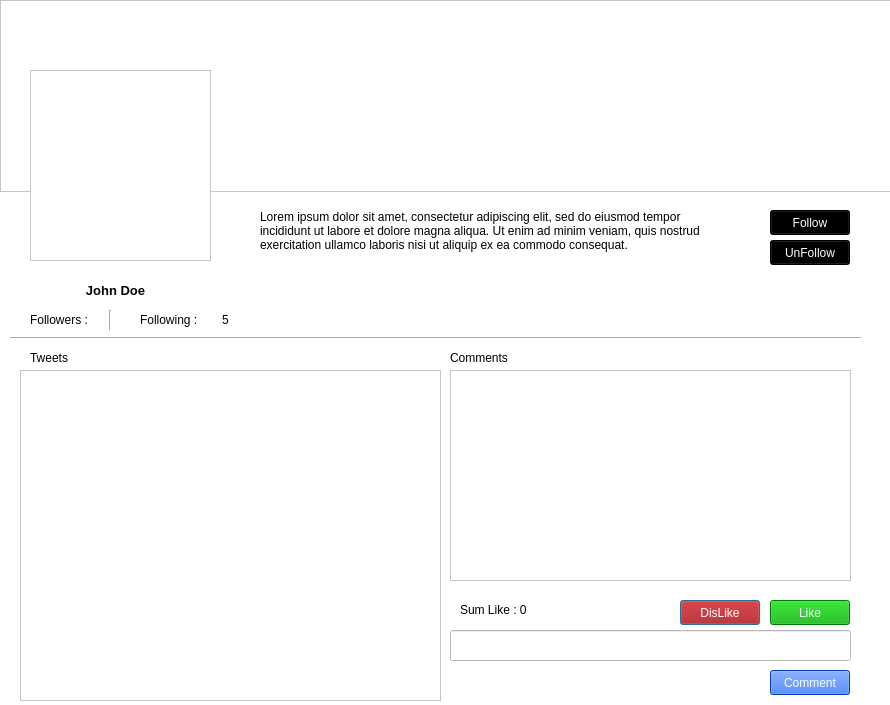
<?xml version="1.0" encoding="UTF-8"?>
<ui version="4.0">
 <class>SelectedUsers</class>
 <widget class="QDialog" name="SelectedUsers">
  <property name="geometry">
   <rect>
    <x>0</x>
    <y>0</y>
    <width>890</width>
    <height>705</height>
   </rect>
  </property>
  <property name="windowTitle">
   <string>Twitterak - Show Profile</string>
  </property>
  <property name="styleSheet">
   <string notr="true">background-color: rgb(255, 255, 255);
color: rgb(0, 0, 0);</string>
  </property>
  <widget class="QGraphicsView" name="graphicsView">
   <property name="geometry">
    <rect>
     <x>0</x>
     <y>0</y>
     <width>891</width>
     <height>192</height>
    </rect>
   </property>
   <property name="styleSheet">
    <string notr="true">background-image: url(:/dbg.jpg);
border-color: rgb(255, 255, 255);</string>
   </property>
  </widget>
  <widget class="Line" name="line_2">
   <property name="geometry">
    <rect>
     <x>10</x>
     <y>330</y>
     <width>851</width>
     <height>16</height>
    </rect>
   </property>
   <property name="orientation">
    <enum>Qt::Horizontal</enum>
   </property>
  </widget>
  <widget class="QLabel" name="label_2">
   <property name="geometry">
    <rect>
     <x>30</x>
     <y>310</y>
     <width>81</width>
     <height>20</height>
    </rect>
   </property>
   <property name="font">
    <font>
     <pointsize>9</pointsize>
    </font>
   </property>
   <property name="styleSheet">
    <string notr="true">color: rgb(0, 0, 0);</string>
   </property>
   <property name="text">
    <string>Followers : </string>
   </property>
  </widget>
  <widget class="Line" name="line">
   <property name="geometry">
    <rect>
     <x>100</x>
     <y>310</y>
     <width>20</width>
     <height>20</height>
    </rect>
   </property>
   <property name="orientation">
    <enum>Qt::Vertical</enum>
   </property>
  </widget>
  <widget class="QPushButton" name="btndislike">
   <property name="geometry">
    <rect>
     <x>680</x>
     <y>600</y>
     <width>80</width>
     <height>25</height>
    </rect>
   </property>
   <property name="styleSheet">
    <string notr="true">background-color: rgb(170, 0, 0);
color: rgb(255, 255, 255);</string>
   </property>
   <property name="text">
    <string>DisLike</string>
   </property>
  </widget>
  <widget class="QLabel" name="lbllike">
   <property name="geometry">
    <rect>
     <x>460</x>
     <y>600</y>
     <width>81</width>
     <height>20</height>
    </rect>
   </property>
   <property name="text">
    <string>Sum Like : 0</string>
   </property>
  </widget>
  <widget class="QListView" name="lvalltweet">
   <property name="geometry">
    <rect>
     <x>20</x>
     <y>370</y>
     <width>421</width>
     <height>331</height>
    </rect>
   </property>
   <property name="editTriggers">
    <set>QAbstractItemView::NoEditTriggers</set>
   </property>
  </widget>
  <widget class="QListView" name="listView">
   <property name="geometry">
    <rect>
     <x>450</x>
     <y>370</y>
     <width>401</width>
     <height>211</height>
    </rect>
   </property>
   <property name="editTriggers">
    <set>QAbstractItemView::NoEditTriggers</set>
   </property>
  </widget>
  <widget class="QPushButton" name="btnlike">
   <property name="geometry">
    <rect>
     <x>770</x>
     <y>600</y>
     <width>80</width>
     <height>25</height>
    </rect>
   </property>
   <property name="styleSheet">
    <string notr="true">background-color: rgb(0, 170, 0);
color: rgb(255, 255, 255);</string>
   </property>
   <property name="text">
    <string>Like</string>
   </property>
  </widget>
  <widget class="QGraphicsView" name="graphicsView_2">
   <property name="geometry">
    <rect>
     <x>30</x>
     <y>70</y>
     <width>181</width>
     <height>191</height>
    </rect>
   </property>
   <property name="autoFillBackground">
    <bool>false</bool>
   </property>
   <property name="styleSheet">
    <string notr="true">border-image: url(:/closeup.jpg);
border-color: rgb(255, 255, 255);</string>
   </property>
  </widget>
  <widget class="QPushButton" name="pushButton">
   <property name="geometry">
    <rect>
     <x>770</x>
     <y>670</y>
     <width>80</width>
     <height>25</height>
    </rect>
   </property>
   <property name="styleSheet">
    <string notr="true">background-color: rgb(0, 85, 255);
color: rgb(255, 255, 255);</string>
   </property>
   <property name="text">
    <string>Comment</string>
   </property>
  </widget>
  <widget class="QLabel" name="lblfollowingcount">
   <property name="geometry">
    <rect>
     <x>210</x>
     <y>310</y>
     <width>31</width>
     <height>20</height>
    </rect>
   </property>
   <property name="font">
    <font>
     <pointsize>9</pointsize>
    </font>
   </property>
   <property name="styleSheet">
    <string notr="true">color: rgb(0, 0, 0);</string>
   </property>
   <property name="text">
    <string>5</string>
   </property>
   <property name="alignment">
    <set>Qt::AlignCenter</set>
   </property>
  </widget>
  <widget class="QLabel" name="label_4">
   <property name="geometry">
    <rect>
     <x>140</x>
     <y>310</y>
     <width>70</width>
     <height>20</height>
    </rect>
   </property>
   <property name="font">
    <font>
     <pointsize>9</pointsize>
    </font>
   </property>
   <property name="styleSheet">
    <string notr="true">color: rgb(0, 0, 0);</string>
   </property>
   <property name="text">
    <string>Following : </string>
   </property>
  </widget>
  <widget class="QLineEdit" name="txtcomment">
   <property name="geometry">
    <rect>
     <x>450</x>
     <y>630</y>
     <width>401</width>
     <height>31</height>
    </rect>
   </property>
  </widget>
  <widget class="QLabel" name="lblname">
   <property name="geometry">
    <rect>
     <x>10</x>
     <y>280</y>
     <width>211</width>
     <height>20</height>
    </rect>
   </property>
   <property name="palette">
    <palette>
     <active>
      <colorrole role="WindowText">
       <brush brushstyle="SolidPattern">
        <color alpha="255">
         <red>0</red>
         <green>0</green>
         <blue>0</blue>
        </color>
       </brush>
      </colorrole>
      <colorrole role="Button">
       <brush brushstyle="SolidPattern">
        <color alpha="255">
         <red>255</red>
         <green>255</green>
         <blue>255</blue>
        </color>
       </brush>
      </colorrole>
      <colorrole role="Text">
       <brush brushstyle="SolidPattern">
        <color alpha="255">
         <red>0</red>
         <green>0</green>
         <blue>0</blue>
        </color>
       </brush>
      </colorrole>
      <colorrole role="ButtonText">
       <brush brushstyle="SolidPattern">
        <color alpha="255">
         <red>0</red>
         <green>0</green>
         <blue>0</blue>
        </color>
       </brush>
      </colorrole>
      <colorrole role="Base">
       <brush brushstyle="SolidPattern">
        <color alpha="255">
         <red>255</red>
         <green>255</green>
         <blue>255</blue>
        </color>
       </brush>
      </colorrole>
      <colorrole role="Window">
       <brush brushstyle="SolidPattern">
        <color alpha="255">
         <red>255</red>
         <green>255</green>
         <blue>255</blue>
        </color>
       </brush>
      </colorrole>
      <colorrole role="PlaceholderText">
       <brush brushstyle="NoBrush">
        <color alpha="128">
         <red>0</red>
         <green>0</green>
         <blue>0</blue>
        </color>
       </brush>
      </colorrole>
     </active>
     <inactive>
      <colorrole role="WindowText">
       <brush brushstyle="SolidPattern">
        <color alpha="255">
         <red>0</red>
         <green>0</green>
         <blue>0</blue>
        </color>
       </brush>
      </colorrole>
      <colorrole role="Button">
       <brush brushstyle="SolidPattern">
        <color alpha="255">
         <red>255</red>
         <green>255</green>
         <blue>255</blue>
        </color>
       </brush>
      </colorrole>
      <colorrole role="Text">
       <brush brushstyle="SolidPattern">
        <color alpha="255">
         <red>0</red>
         <green>0</green>
         <blue>0</blue>
        </color>
       </brush>
      </colorrole>
      <colorrole role="ButtonText">
       <brush brushstyle="SolidPattern">
        <color alpha="255">
         <red>0</red>
         <green>0</green>
         <blue>0</blue>
        </color>
       </brush>
      </colorrole>
      <colorrole role="Base">
       <brush brushstyle="SolidPattern">
        <color alpha="255">
         <red>255</red>
         <green>255</green>
         <blue>255</blue>
        </color>
       </brush>
      </colorrole>
      <colorrole role="Window">
       <brush brushstyle="SolidPattern">
        <color alpha="255">
         <red>255</red>
         <green>255</green>
         <blue>255</blue>
        </color>
       </brush>
      </colorrole>
      <colorrole role="PlaceholderText">
       <brush brushstyle="NoBrush">
        <color alpha="128">
         <red>0</red>
         <green>0</green>
         <blue>0</blue>
        </color>
       </brush>
      </colorrole>
     </inactive>
     <disabled>
      <colorrole role="WindowText">
       <brush brushstyle="SolidPattern">
        <color alpha="255">
         <red>0</red>
         <green>0</green>
         <blue>0</blue>
        </color>
       </brush>
      </colorrole>
      <colorrole role="Button">
       <brush brushstyle="SolidPattern">
        <color alpha="255">
         <red>255</red>
         <green>255</green>
         <blue>255</blue>
        </color>
       </brush>
      </colorrole>
      <colorrole role="Text">
       <brush brushstyle="SolidPattern">
        <color alpha="255">
         <red>0</red>
         <green>0</green>
         <blue>0</blue>
        </color>
       </brush>
      </colorrole>
      <colorrole role="ButtonText">
       <brush brushstyle="SolidPattern">
        <color alpha="255">
         <red>0</red>
         <green>0</green>
         <blue>0</blue>
        </color>
       </brush>
      </colorrole>
      <colorrole role="Base">
       <brush brushstyle="SolidPattern">
        <color alpha="255">
         <red>255</red>
         <green>255</green>
         <blue>255</blue>
        </color>
       </brush>
      </colorrole>
      <colorrole role="Window">
       <brush brushstyle="SolidPattern">
        <color alpha="255">
         <red>255</red>
         <green>255</green>
         <blue>255</blue>
        </color>
       </brush>
      </colorrole>
      <colorrole role="PlaceholderText">
       <brush brushstyle="NoBrush">
        <color alpha="128">
         <red>0</red>
         <green>0</green>
         <blue>0</blue>
        </color>
       </brush>
      </colorrole>
     </disabled>
    </palette>
   </property>
   <property name="font">
    <font>
     <pointsize>10</pointsize>
     <weight>75</weight>
     <bold>true</bold>
    </font>
   </property>
   <property name="styleSheet">
    <string notr="true">color: rgb(0, 0, 0);</string>
   </property>
   <property name="text">
    <string>John Doe</string>
   </property>
   <property name="alignment">
    <set>Qt::AlignCenter</set>
   </property>
  </widget>
  <widget class="QLabel" name="lblbio">
   <property name="geometry">
    <rect>
     <x>260</x>
     <y>210</y>
     <width>471</width>
     <height>111</height>
    </rect>
   </property>
   <property name="font">
    <font>
     <pointsize>9</pointsize>
    </font>
   </property>
   <property name="styleSheet">
    <string notr="true">color: rgb(0, 0, 0);</string>
   </property>
   <property name="text">
    <string>Lorem ipsum dolor sit amet, consectetur adipiscing elit, sed do eiusmod tempor incididunt ut labore et dolore magna aliqua. Ut enim ad minim veniam, quis nostrud exercitation ullamco laboris nisi ut aliquip ex ea commodo consequat.</string>
   </property>
   <property name="alignment">
    <set>Qt::AlignLeading|Qt::AlignLeft|Qt::AlignTop</set>
   </property>
   <property name="wordWrap">
    <bool>true</bool>
   </property>
  </widget>
  <widget class="QPushButton" name="btnfollow">
   <property name="geometry">
    <rect>
     <x>770</x>
     <y>210</y>
     <width>80</width>
     <height>25</height>
    </rect>
   </property>
   <property name="styleSheet">
    <string notr="true">background-color: rgb(0, 0, 0);
color: rgb(255, 255, 255);</string>
   </property>
   <property name="text">
    <string>Follow</string>
   </property>
  </widget>
  <widget class="QPushButton" name="btnunfollow">
   <property name="geometry">
    <rect>
     <x>770</x>
     <y>240</y>
     <width>80</width>
     <height>25</height>
    </rect>
   </property>
   <property name="styleSheet">
    <string notr="true">background-color: rgb(0, 0, 0);
color: rgb(255, 255, 255);</string>
   </property>
   <property name="text">
    <string>UnFollow</string>
   </property>
  </widget>
  <widget class="QLabel" name="label">
   <property name="geometry">
    <rect>
     <x>30</x>
     <y>350</y>
     <width>55</width>
     <height>16</height>
    </rect>
   </property>
   <property name="text">
    <string>Tweets</string>
   </property>
  </widget>
  <widget class="QLabel" name="label_3">
   <property name="geometry">
    <rect>
     <x>450</x>
     <y>350</y>
     <width>131</width>
     <height>16</height>
    </rect>
   </property>
   <property name="text">
    <string>Comments</string>
   </property>
  </widget>
 </widget>
 <resources/>
 <connections/>
</ui>
